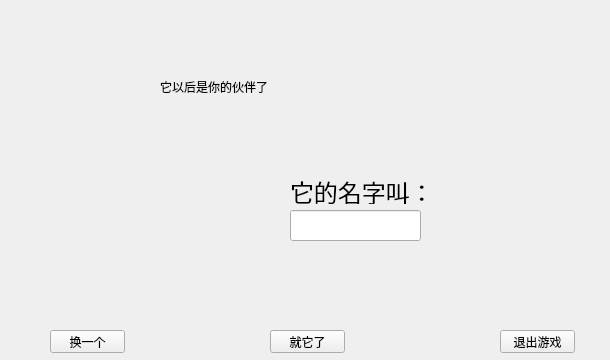
<?xml version="1.0" encoding="UTF-8"?>
<ui version="4.0">
 <class>cat</class>
 <widget class="QWidget" name="cat">
  <property name="geometry">
   <rect>
    <x>0</x>
    <y>0</y>
    <width>610</width>
    <height>360</height>
   </rect>
  </property>
  <property name="sizePolicy">
   <sizepolicy hsizetype="Fixed" vsizetype="Fixed">
    <horstretch>0</horstretch>
    <verstretch>0</verstretch>
   </sizepolicy>
  </property>
  <property name="minimumSize">
   <size>
    <width>610</width>
    <height>360</height>
   </size>
  </property>
  <property name="maximumSize">
   <size>
    <width>610</width>
    <height>360</height>
   </size>
  </property>
  <property name="windowTitle">
   <string>pet</string>
  </property>
  <widget class="QPushButton" name="pushButton_6">
   <property name="geometry">
    <rect>
     <x>500</x>
     <y>330</y>
     <width>75</width>
     <height>23</height>
    </rect>
   </property>
   <property name="cursor">
    <cursorShape>PointingHandCursor</cursorShape>
   </property>
   <property name="styleSheet">
    <string notr="true">border-image: url(:/image/button.png);</string>
   </property>
   <property name="text">
    <string>退出游戏</string>
   </property>
  </widget>
  <widget class="QPushButton" name="cancelbutton">
   <property name="geometry">
    <rect>
     <x>50</x>
     <y>330</y>
     <width>75</width>
     <height>23</height>
    </rect>
   </property>
   <property name="cursor">
    <cursorShape>PointingHandCursor</cursorShape>
   </property>
   <property name="styleSheet">
    <string notr="true">border-image: url(:/image/button.png);</string>
   </property>
   <property name="text">
    <string>换一个</string>
   </property>
  </widget>
  <widget class="QPushButton" name="comfirmbutton">
   <property name="geometry">
    <rect>
     <x>270</x>
     <y>330</y>
     <width>75</width>
     <height>23</height>
    </rect>
   </property>
   <property name="cursor">
    <cursorShape>PointingHandCursor</cursorShape>
   </property>
   <property name="styleSheet">
    <string notr="true">border-image: url(:/image/button.png);</string>
   </property>
   <property name="text">
    <string>就它了</string>
   </property>
  </widget>
  <widget class="QLabel" name="label">
   <property name="geometry">
    <rect>
     <x>160</x>
     <y>70</y>
     <width>291</width>
     <height>33</height>
    </rect>
   </property>
   <property name="maximumSize">
    <size>
     <width>621</width>
     <height>351</height>
    </size>
   </property>
   <property name="cursor">
    <cursorShape>ArrowCursor</cursorShape>
   </property>
   <property name="styleSheet">
    <string notr="true">font: 24pt &quot;幼圆&quot;;
color: rgb(0, 0, 0);</string>
   </property>
   <property name="text">
    <string>它以后是你的伙伴了</string>
   </property>
  </widget>
  <widget class="QWidget" name="widget" native="true">
   <property name="geometry">
    <rect>
     <x>0</x>
     <y>-30</y>
     <width>611</width>
     <height>391</height>
    </rect>
   </property>
   <property name="styleSheet">
    <string notr="true">border-image: url(:/image/home.gif);</string>
   </property>
  </widget>
  <widget class="QLabel" name="label_3">
   <property name="geometry">
    <rect>
     <x>290</x>
     <y>180</y>
     <width>144</width>
     <height>24</height>
    </rect>
   </property>
   <property name="maximumSize">
    <size>
     <width>621</width>
     <height>351</height>
    </size>
   </property>
   <property name="font">
    <font>
     <family>幼圆</family>
     <pointsize>18</pointsize>
     <weight>50</weight>
     <italic>false</italic>
     <bold>false</bold>
    </font>
   </property>
   <property name="cursor">
    <cursorShape>ArrowCursor</cursorShape>
   </property>
   <property name="styleSheet">
    <string notr="true">font: 18pt &quot;幼圆&quot;;
color: rgb(0, 0, 0);</string>
   </property>
   <property name="text">
    <string>它的名字叫：</string>
   </property>
  </widget>
  <widget class="QLineEdit" name="lineEdit">
   <property name="geometry">
    <rect>
     <x>290</x>
     <y>210</y>
     <width>131</width>
     <height>31</height>
    </rect>
   </property>
   <property name="styleSheet">
    <string notr="true">font: 16pt &quot;幼圆&quot;;</string>
   </property>
   <property name="text">
    <string/>
   </property>
  </widget>
  <widget class="QLabel" name="label_2">
   <property name="geometry">
    <rect>
     <x>140</x>
     <y>120</y>
     <width>141</width>
     <height>141</height>
    </rect>
   </property>
   <property name="styleSheet">
    <string notr="true"/>
   </property>
   <property name="text">
    <string/>
   </property>
  </widget>
  <zorder>widget</zorder>
  <zorder>pushButton_6</zorder>
  <zorder>cancelbutton</zorder>
  <zorder>comfirmbutton</zorder>
  <zorder>label</zorder>
  <zorder>label_3</zorder>
  <zorder>lineEdit</zorder>
  <zorder>label_2</zorder>
 </widget>
 <resources/>
 <connections/>
</ui>
